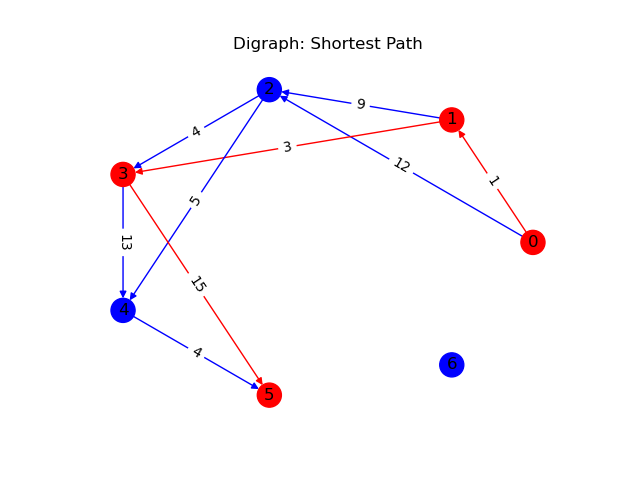

Write Python code to recreate this figure.
import networkx as nx
import matplotlib.pyplot as plt
from collections import defaultdict



class Dijkstra:
    def __init__(self, nodes, edges) -> None:
        self.nodes = nodes
        self.edges = edges

    def shortest_path(self, start_node):
        num_node = len(self.nodes)
        parent = [None] * num_node # 记录路径，初始化全为: None
        distance = [None] * num_node # 初始化最短距离全为: None
        edge_weight = defaultdict(lambda: None) # 边和权重映射
        node_neighbors = defaultdict(set) # 节点和其邻居映射
        # 初始化
        for (u, v, w) in self.edges:
            # 有向图
            edge_weight[(u, v)] = w
            node_neighbors[u].add(v)
        distance[start_node] = 0

        for neighbor in node_neighbors[start_node]:
            parent[neighbor] = start_node
            distance[neighbor] = edge_weight[(start_node, neighbor)]
            not_visit = [_ for _ in range(num_node) if _ != start_node] # 还没有访问的节点

        while len(not_visit):
            min_w_node = not_visit[0] # min_w_node: 某阶段开始节点start_node到它的距离最短的点
            for i in not_visit:
                if distance[i] == None:
                    continue
                elif distance[i] < distance[min_w_node]:
                    min_w_node = i
            not_visit.remove(min_w_node)

            # 更新最短距离和最短路径
            for i in not_visit:
                if edge_weight[(min_w_node, i)] == None:
                    continue
                elif distance[i] == None or distance[min_w_node]+edge_weight[(min_w_node, i)] < distance[i]:
                    distance[i] = distance[min_w_node]+edge_weight[(min_w_node, i)]
                    parent[i] = min_w_node
        return parent, distance

def get_nodes_edges(parent, end_node):
    '''由parent得出最短路径所有节点和所有边
    
    Parameters
    ----------
        parent: list
            记录路径的一维列表
        end_node: int
            结束节点
    
    Returns
    -------
        nodes: list
            最短路径上的所有节点
        edges: list
            最短路径上的所有边
    
    '''
    nodes, edges = [], []
    v = end_node
    nodes.append(v)
    while parent[end_node] != None:
        u = parent[end_node]
        nodes.append(u)
        edges.append((u, v))
        end_node = u
        v = u
    return nodes[::-1], edges[::-1]

def draw(DG, color_nodes, color_edges):
    '''画一张图，并给指定的节点和边着色
    Parameters
    ----------
    DG : networkx.classes.digraph.DiGraph（有向图）
    color_nodes : list, e.g. [0, 1, 2, ...]
        指定着色的节点
    color_edges : list, e.g. [(0, 1), (2, 5), ...]
        指定着色的边
        
    Returns
    -------
    None
    '''
    edges = list(DG.edges) # 图的所有边
    num_nodes = DG.number_of_nodes() # 图所有节点的数量
    num_edges = DG.number_of_edges() # 图所有边的数量
    node_color = ['b'] * num_nodes # 初始所有节点为某一种颜色
    edge_color = ['b'] * num_edges # 初始所有边为某一种颜色

    # 指定的节点着色
    for i in color_nodes:
        node_color[i] = 'r'

    # 指定的边着色
    for i in range(num_edges):
        u, v = edges[i][0], edges[i][1]
        if (u, v) in set(color_edges):
            edge_color[i] = 'r'
            
    pos = nx.circular_layout(DG)
    plt.title('Digraph: Shortest Path')
    nx.draw(DG, pos, with_labels=True, node_color=node_color, edge_color=edge_color) # 画图
    edge_labels = nx.get_edge_attributes(DG, 'weight')
    # edge_labels = { (key[0],key[1]): "w:"+str(edge_labels[key]) for key in edge_labels }
    nx.draw_networkx_edge_labels(DG, pos, edge_labels=edge_labels) # 画权重
    plt.savefig('dijkstra.png', format='PNG')
    plt.show()


def main():
    nodes = [0, 1, 2, 3, 4, 5, 6] # 节点6没有边连接，这里加入是测试画图时画出孤立节点
    edges = [(0, 1, 1), (0, 2, 12), (1, 2, 9), (1, 3, 3), (2, 4, 5), (2, 3, 4), (3, 4, 13), (3, 5, 15), (4, 5, 4)]

    start_node = 0 # 开始节点
    parent, distance = Dijkstra(nodes, edges).shortest_path(start_node)
    for i in range(len(nodes)):
        if start_node != nodes[i]:
            print('{}->{}: {} | {}'.format(start_node, nodes[i], get_nodes_edges(parent, nodes[i]), distance[nodes[i]]))
    pass_nodes, pass_edges = get_nodes_edges(parent, end_node=5)
    DG = nx.DiGraph()
    DG.add_nodes_from(nodes)
    DG.add_weighted_edges_from(edges)
    draw(DG, pass_nodes, pass_edges)

if __name__ == '__main__':
    main()
